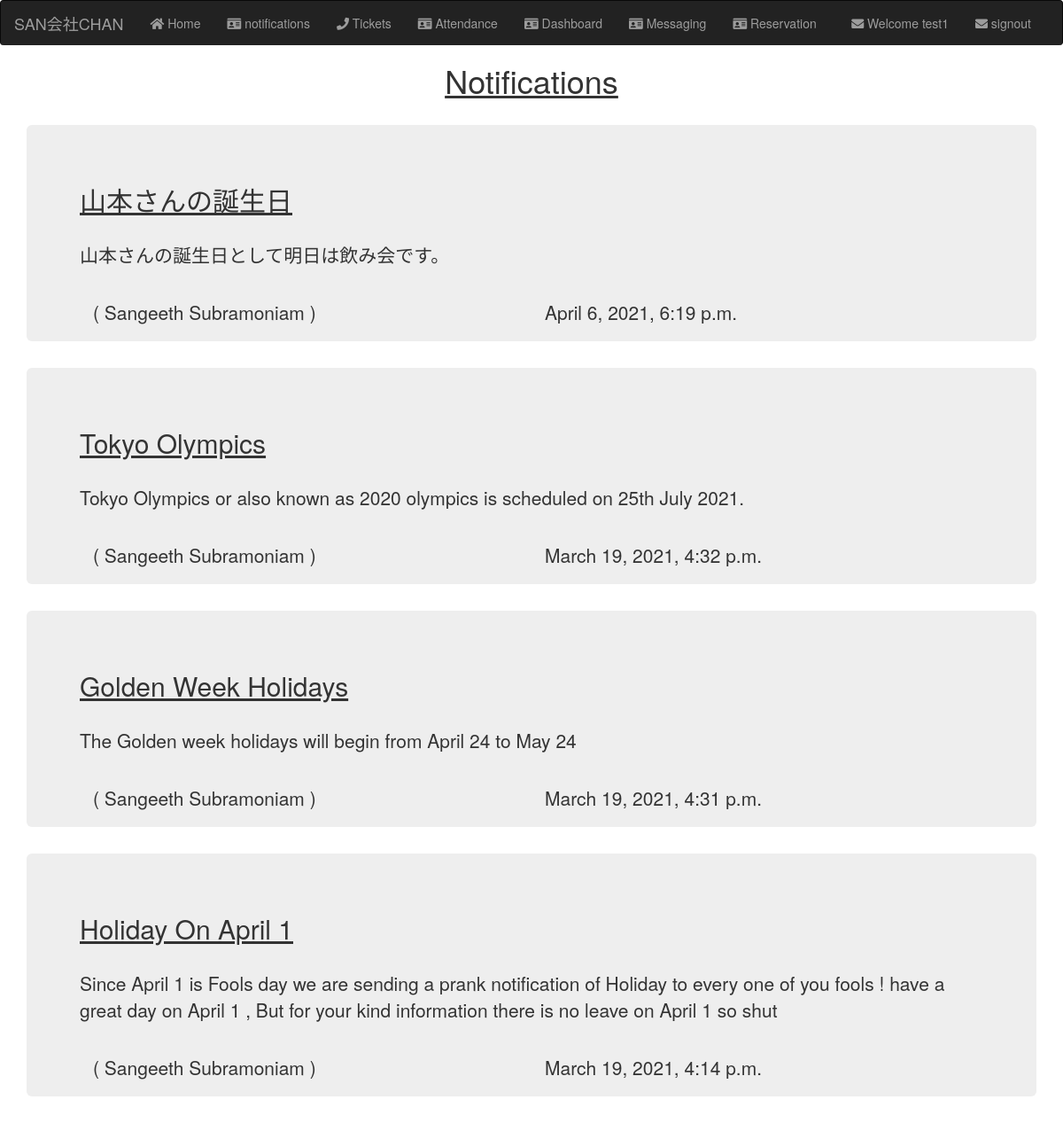
Page /notifications (signed in) on the earlier database version.
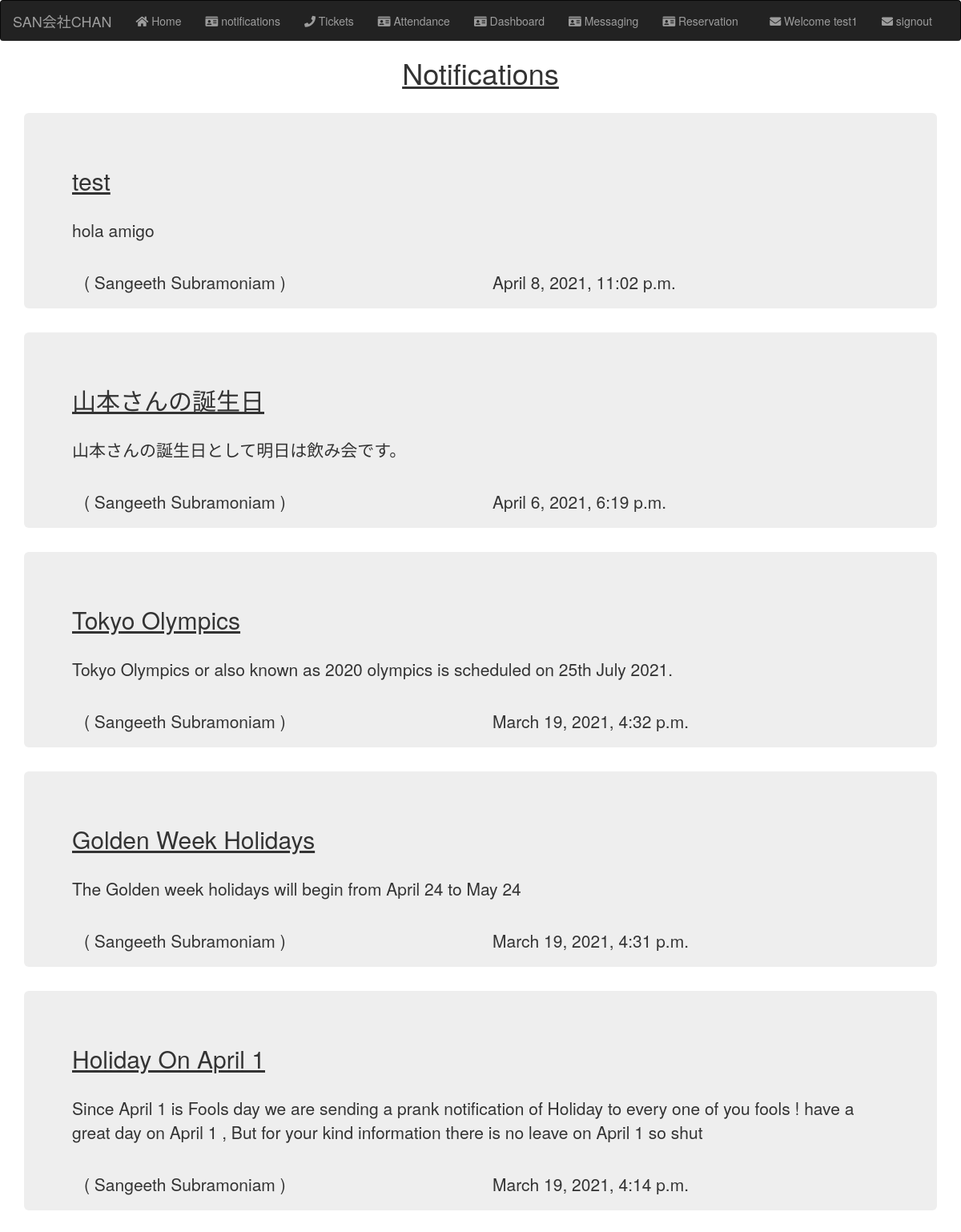
Same page on the later database version.
### homepage/models.py (models this page shows, shortened)
class Notifications(models.Model):
    employee = models.ForeignKey(Employee , on_delete = models.CASCADE , related_name="notification_employee")
    notification_title = models.CharField(max_length=200)
    notification_desc = models.CharField(max_length=200)
    sender = models.ForeignKey(Employee , on_delete = models.CASCADE , related_name="notification_sender")
    created_at = models.DateTimeField(auto_now_add=True)
    status = models.IntegerField(default = 0)

### structure/models.py (models this page shows, shortened)
class Employee(models.Model):
    user_profile = models.ForeignKey(user_profile, on_delete=models.CASCADE, null=True, blank=True )
    emp_no = models.IntegerField( primary_key=True )
    birth_date = models.DateField()
    first_name = models.CharField(max_length=14 , help_text="Enter your First Name")
    last_name = models.CharField(max_length=16)
    gender = models.CharField(max_length=1)
    hire_date = models.DateField()
    address = models.TextField(max_length=100, blank = True, null=True, default="NAN")
    class Meta:
        verbose_name = ('employee')
        verbose_name_plural = ('employees')
    def __str__(self):
        return "{} {}".format(self.first_name, self.last_name)

### homepage/views.py (the view)
# urls.py: path('notifications', views.notifications , name = "notifications"),
def notifications(request):
    if request.method == "POST" :
        notification_title = request.POST.get('title')
        notification_desc = request.POST.get('message')
        employee = Employee.objects.get(user_profile__email = request.user.email)
        sender = employee
        notification_instance = Notifications.objects.create(employee=employee, notification_title=notification_title , notification_desc=notification_desc , sender=sender)
        return redirect('homepage:notifications')
    else:
        notifications = Notifications.objects.all().order_by('-created_at')
        accessed_by = DeptEmp.objects.get(employee__user_profile__email = request.user.email)
        print(accessed_by)
        if(accessed_by.department.dept_name == 'Admin'):
            admin = 1
        else:
            admin = 0
        print('admin value is ', admin)
        context = {
            'notifications' : notifications ,
            'admin' : admin ,
        }
        return render(request,'landing/notifications.html' , context)

### structure/models.py (called while the page is built)
    def __str__(self):
        return self.dept_name

    def __str__(self):
        return "{} - {}".format(self.employee, self.department)

### templates/landing/notifications.html (shortened to what this page needs)
<!DOCTYPE html>
{% extends "base.html" %}
{% load static %}
{% block body %}
<div>
    <h1 style = "text-align: center;"> <u> Notifications </u> </h1>
    <br>
    {% if admin == 1 %}
        <div class="container">
            <form style="border: 2px solid black; padding : 8px" method=POST>
                {% csrf_token %}
                <div class="form-group">
                    <label for="sender"> Sender :</label>
                    <input type="text" class="form-control" name="sender" value="Admin" disabled>
                    <br><br>
                    <label for="message"> Title : </label>
                    <textarea class="form-control" name="title" rows="1"></textarea>
                    <br><br>
                    <label for="message"> Message : </label>
                    <textarea class="form-control" name="message" rows="3" style="resize: none;"></textarea>
                    <br><br>
                    <input type="submit" class="btn btn-primary" value="Send">
                </div>
            </form>
        </div>
        <br>
        <br>
        <div class="container">
            {% for notification in notifications %}
            <div class="jumbotron">
                <h2>
                    <u>{{notification.notification_title}}</u>
                </h2>
                <br>
                <p>
                    {{notification.notification_desc}}
                </p>
                <br>
                <div class="col-md-12">
                    <div class="row">
                        <div class="col-md-6">
                            <p>( {{notification.sender}} )</p>
                        </div>
                        <div class="col-md-6">
                            <p> {{notification.created_at}} </p>
                        </div>
                    </div>
                </div>
            </div>
            {% endfor %}
    </div>
    {% else %}
    <div class="container">
            {% for notification in notifications %}
            <div class="jumbotron">
                <h2>
                    <u>{{notification.notification_title}}</u>
                </h2>
                <br>
                <p>
                    {{notification.notification_desc}}
                </p>
                <br>
                <div class="col-md-12">
                    <div class="row">
                        <div class="col-md-6">
                            <p>( {{notification.sender}} )</p>
                        </div>
                        <div class="col-md-6">
                            <p> {{notification.created_at}} </p>
                        </div>
                    </div>
                </div>
            </div>
            {% endfor %}
    </div>
    {% endif %}
</div>
{% endblock %}

### templates/base.html (shortened to what this page needs)
<!DOCTYPE html>
{% load static %}
<html lang="en">
<head>
    <link rel="stylesheet" href="https://maxcdn.bootstrapcdn.com/bootstrap/3.3.7/css/bootstrap.min.css">
    <link rel="stylesheet" href="https://use.fontawesome.com/releases/v5.7.0/css/all.css">
    <link rel="stylesheet" href="{% static 'css/base.css' %}">
</head>
<body>
    <nav class="navbar navbar-inverse " style=" margin-bottom:0px ; border-bottom : 0px;">
        <div class="container-fluid">
            <div class="navbar-header">
                <a class="navbar-brand" href="/">SAN会社CHAN</a>
            </div>
            <ul class="nav navbar-nav">
                <li> <a href="/"> <i class="fa fa-home" aria-hidden="true"> </i>  Home</a> </li>
                <li><a href="{% url 'homepage:notifications' %}"> <i class="fa fa-id-card" aria-hidden="true"></i> notifications</a></li>
                {% if user.is_authenticated %}
                    <li><a href=" {% url 'homepage:tickets' %}"> <i class="fa fa-phone" aria-hidden="true"></i></i> Tickets</a></li>
                    <li><a href="{% url 'attendance:attendance' %}"> <i class="fa fa-id-card" aria-hidden="true"></i> Attendance </a></li>
                    <li><a href="{% url 'dashboard:home' %}"> <i class="fa fa-id-card" aria-hidden="true"></i> Dashboard </a></li>
                    <li><a href="{% url 'messaging:home' %}"> <i class="fa fa-id-card" aria-hidden="true"></i> Messaging </a></li>
                    <li><a href="{% url 'reservation:home' %}"> <i class="fa fa-id-card" aria-hidden="true"></i> Reservation </a></li>
                {% endif %}
            </ul>
            {% if user.is_authenticated %}
            <ul class = "nav navbar-nav navbar-right">
                <li><a href=" {% url 'homepage:profile' %}"> <i class="fa fa-envelope" aria-hidden="true"></i> Welcome {{user.username}} </a></li>
                <li style="padding-right: 20px;"><a href="{% url 'registration:signout' %}"> <i class="fa fa-envelope" aria-hidden="true"></i> signout </a></li>
            {% endif %}
        </div>
    </nav>
    <div class="container base-container" style=" padding:0px ;">
        {% block body %}
        {% endblock %}
    </div>
</body>
</html>

Differences in the rows shown:
added Notifications: notification_title "test", notification_desc "hola amigo", sender "Sangeeth Subramoniam", created_at "April 8, 2021, 11:02 p.m."
